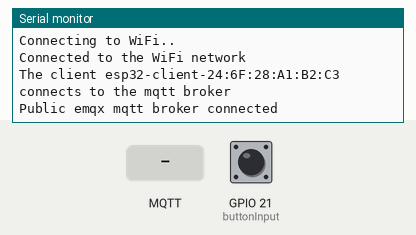
This sketch was run on a simulated ESP32. Parts: the last lines printed to the serial monitor. The inputs (shaded band) are chosen by the test bench; at power-on: GPIO 21 (buttonInput) HIGH. WiFi joins after 1.5 s; servers stay silent unless stated; no MQTT or app messages arrive unless stated.

Above: at 2.7 s.
2.8 s: MQTT message "1" arrives on the first subscribed topic
At 3.4 s:
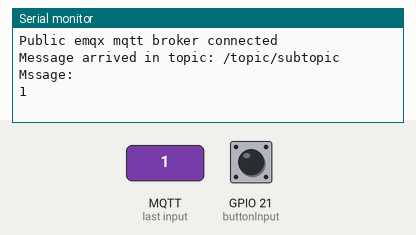
4.3 s: MQTT message "on" arrives on the first subscribed topic
At 5.5 s:
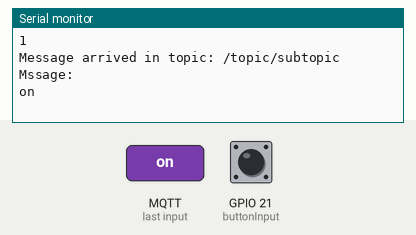
5.8 s: MQTT message "off" arrives on the first subscribed topic
At 6.8 s:
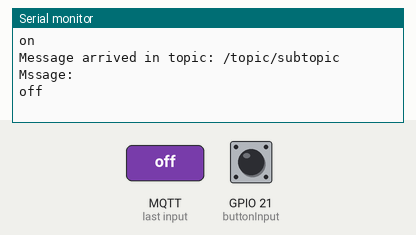

Measured:
- after the input at 2.8 s, the serial monitor: prints a new line at once (image 1)
- after the input at 4.3 s, the serial monitor: prints a new line at once (image 2)
- after the input at 5.8 s, the serial monitor: prints a new line at once (image 3)

The sketch:

main.ino
```cpp
#include "variables.h"
#include "connectToWiFi.h"
#include "connectToMqttServer.h"

#define buttonInput 21

bool isButtonFirstRead = true;
int lastButtonState = 0;

void setup()
{
    Serial.begin(115200);
    pinMode(buttonInput, INPUT);

    connectToWiFi();
    connectToMqttServer();
}

void loop()
{
    client.loop();

    if (isButtonFirstRead) //set lastButtonState on first loop execution
    {
        lastButtonState = digitalRead(buttonInput);
        isButtonFirstRead = false;
    }

    if (lastButtonState != digitalRead(buttonInput))
    {
        delay(100); //digital debounce; if value is still different after set ms, then register the change and noitify to mqtt broker
        if (lastButtonState != digitalRead(buttonInput))
        {
            lastButtonState = digitalRead(buttonInput);
            client.publish(topic, "{\"swapLedBooleanValue\" : 1}");
        }
    }
}
```

connectToMqttServer.h
```cpp
#include <PubSubClient.h>
PubSubClient client(espClient);

void printMessageToConsole(char *topic, byte *payload, unsigned int length)
{
    Serial.print("Message arrived in topic: ");
    Serial.print(topic);
    Serial.println(" Mssage: ");
    for (int i = 0; i < length; i++)
    {
        Serial.print((char)payload[i]);
    }
    Serial.println("");
}

void connectToMqttServer()
{
    client.setServer(mqtt_broker, mqtt_port);
    client.setCallback(printMessageToConsole); //callback executed when a message arrives
    while (!client.connected())
    {
        String client_id = "esp32-client-";
        client_id += String(WiFi.macAddress());
        Serial.printf("The client %s connects to the mqtt broker\n", client_id.c_str());
        if (client.connect(client_id.c_str(), mqtt_username, mqtt_password))
        {
            Serial.println("Public emqx mqtt broker connected");
        }
        else
        {
            Serial.print("failed with state ");
            Serial.print(client.state());
            delay(2000);
        }
    }
    client.subscribe(topic);
}
```

connectToWiFi.h
```cpp
#include <WiFi.h>

WiFiClient espClient;

void connectToWiFi()
{
    WiFi.begin(ssid, password);
    while (WiFi.status() != WL_CONNECTED)
    {
        delay(500);
        Serial.println("Connecting to WiFi..");
    }
    Serial.println("Connected to the WiFi network");
}
```

variables.example.h
```cpp
const char *mqtt_broker = "broker.host.com";
const char *topic = "/topic/subtopic";

const char *mqtt_username = "";
const char *mqtt_password = "";
const int mqtt_port = 1883;

const char *ssid = "WiFiName";
const char *password = "WifiPassword"; 
```
